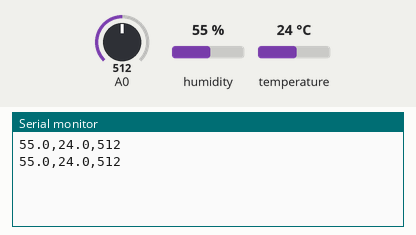
Recording of a sketch running on a simulated Arduino Uno, built with avr-gcc and run on an emulated ATmega328P. Parts: the last lines printed to the serial monitor. The inputs (shaded band) are chosen by the test bench; at power-on: humidity 55 %, A0 = 512, temperature 24 °C.

Above: at 1.8 s.
1.9 s: humidity set to 22 %
At 2.8 s:
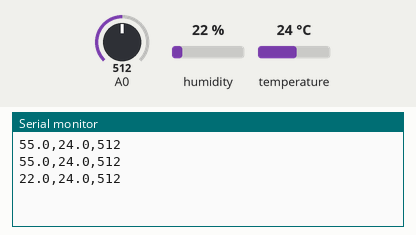
3.4 s: A0 set to 716
At 4.7 s:
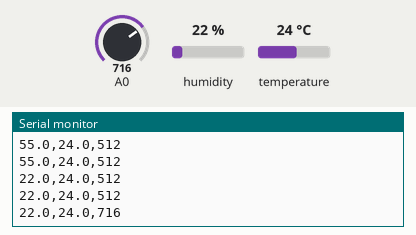
4.9 s: temperature set to 12 °C
At 5.9 s:
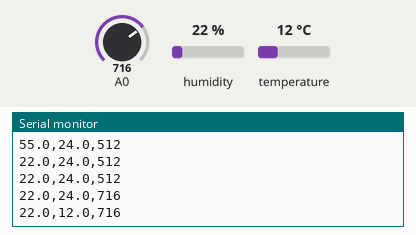
6.4 s: A0 set to 900
At 7.7 s:
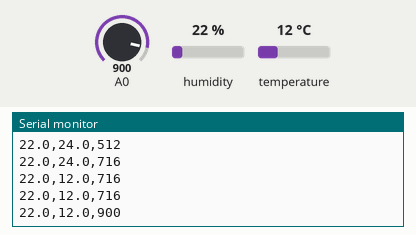
7.9 s: humidity set to 40 %
At 8.9 s:
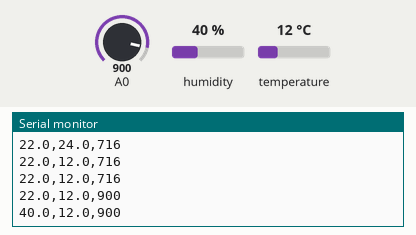
Timing chart, 0 to 10.4 s (numbered marks = the images above; inputs shaded):
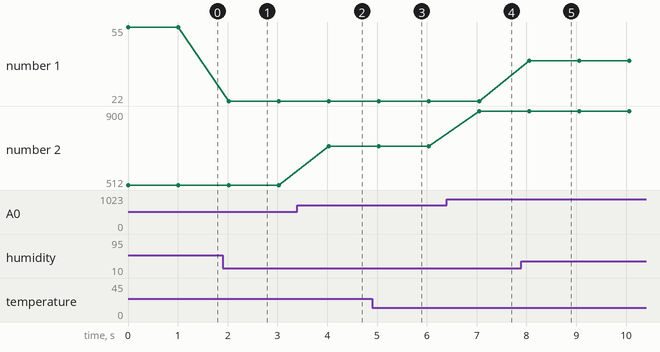

Measured:
- after the input at 1.9 s, the serial monitor: prints a new line after 0.12 s (image 1)
- after the input at 3.4 s, the serial monitor: prints a new line after 0.63 s (image 2)
- after the input at 4.9 s, the serial monitor: prints a new line after 0.14 s (image 3)
- after the input at 6.4 s, the serial monitor: prints a new line after 0.65 s (image 4)
- after the input at 7.9 s, the serial monitor: prints a new line after 0.16 s (image 5)
- plotted number 1: 55 → 22 after the input at 1.9 s, 22 → 40 after the input at 7.9 s
- plotted number 2: 512 → 716 after the input at 3.4 s, 716 → 900 after the input at 6.4 s

The sketch:

readtemphum.ino
```cpp
#include <dht.h>

dht DHT;


#define DHT22_PIN 5

void setup()
{
    Serial.begin(9600);
    /*
    Serial.println("DHT TEST PROGRAM ");
    Serial.print("LIBRARY VERSION: ");
    Serial.println(DHT_LIB_VERSION);
    Serial.println();
    Serial.println("Type,\tstatus,\tHumidity (%),\tTemperature (C)");
    */
}

void loop()
{
    // READ DATA
    //Serial.print("DHT22, \t");
    int chk = DHT.read22(DHT22_PIN);
    switch (chk)
    {
        case DHTLIB_OK:
            //Serial.print("OK,\t");
            break;
        case DHTLIB_ERROR_CHECKSUM:
            //Serial.print("Checksum error,\t");
            break;
        case DHTLIB_ERROR_TIMEOUT:
            //Serial.print("Time out error,\t");
            break;
        default:
            //Serial.print("Unknown error,\t");
            break;
    }
    // DISPLAY DATA
      int sensorValue = analogRead(A0);

    Serial.print(DHT.humidity, 1);
    Serial.print(",");
    Serial.print(DHT.temperature, 1);
    Serial.print(",");
    Serial.println(sensorValue);
    delay(1000);

}
```
